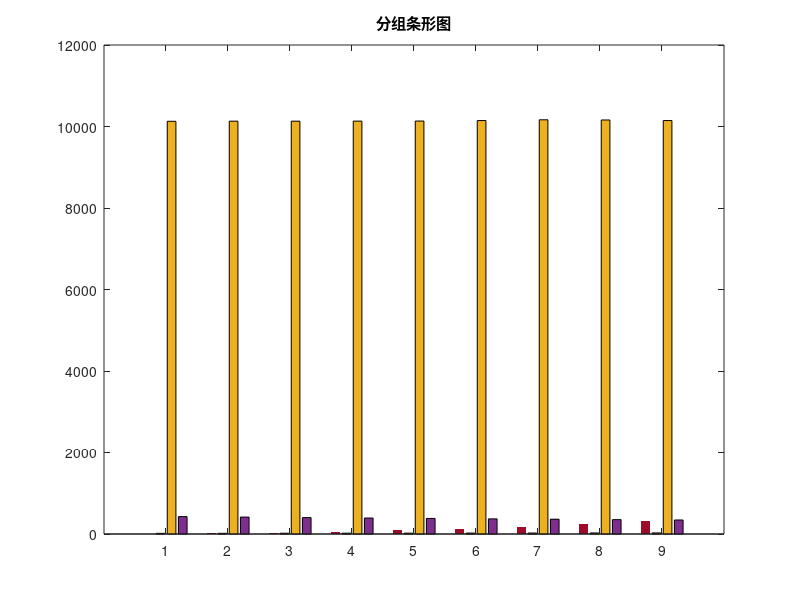

MATLAB code for this plot: (Note: this script raises an error after producing the figure.)
%Group bar chart of predator ralationship between zooplankton and sea lamprey

MAX=[10128 	10131 	10131 	10132 	10134 	10146 	10165 	10160 	10146 ;
427 	415 	403 	392 	382 	372 	363 	353 	344 ];

MIN=[8 	18 	34 	57 	89 	129 	180 	242 	314 ;
16 	17 	19 	20 	21 	23 	24 	26 	27]; 
%k2 is divided into 9 parts,every part is 0.22. 
%So,k2 is as follows:0.2840、0.3195、0.3550、 0.3905、0.4260、0.4615、0.4970、0.5325、 0.5680；

m=bar([MIN;MAX]',"grouped");
title("分组条形图");

set(m(1),'EdgeColor','none','facecolor',[0.61,0.05,0.16],'FaceAlpha',.5);
set(m(2),'EdgeColor','none','facecolor',[0.26, 0.45, 0.77],'FaceAlpha',.5);
set(m(3),'EdgeColor','none','facecolor',[ 240,230,140]./360,'FaceAlpha',.5);
set(m(4),'EdgeColor','none','facecolor',[127,255,170]./360,'FaceAlpha',.5);
legend('MIN zooplankton','MIN sea lamprey','MAX zooplankton','MAX sea lamprey','FontName','Times New Roman','Linewidth', 2);
xlabel('The death rate of sea lamprey','FontName','Times New Roman','Linewidth', 2);
ylabel('The number of two spices','FontName','Times New Roman','Linewidth', 2);
title('Comparison of Changing Trends——MIN and MAX','FontName','Times New Roman','Linewidth', 2)
legend('boxoff');
loca={'0.2840','0.3195','0.3550','0.3905','0.4260','0.4615','0.4970','0.5325','0.5680'};
set(gca,'XTickLabel',loca);

% figure
% m=bar([MIN]',"grouped");
% 
% set(m(1),'EdgeColor','none','facecolor',[0.61,0.05,0.16],'FaceAlpha',.2);
% set(m(2),'EdgeColor','none','facecolor',[152,251,152]./360,'FaceAlpha',.2);
% 
% xlabel('The death rate of sea lamprey','FontName','Times New Roman','Linewidth', 2);
% ylabel('The minimum of two spices / (×10^2)','FontName','Times New Roman','Linewidth', 2);
% title('Changing Tendency','FontName','Times New Roman','Linewidth', 2)
% 
% xtips1 = m(1).XEndPoints;
% ytips1 = m(1).YEndPoints;
% labels1 = string(m(1).YData);
% text(xtips1,ytips1,labels1,'HorizontalAlignment','center',...
%     'VerticalAlignment','bottom')
% 
% xtips2 = m(2).XEndPoints;
% ytips2 = m(2).YEndPoints;
% labels2 = string(m(2).YData);
% text(xtips2,ytips2,labels2,'HorizontalAlignment','center',...
%     'VerticalAlignment','bottom')
% 
% loca={'0.2840','0.3195','0.3550','0.3905','0.4260','0.4615','0.4970','0.5325','0.5680'};
% set(gca,'XTickLabel',loca);
% 
% hold on;
% g=plot(0.5.*[MIN]','-o','Linewidth',2);
% set(g(1),'color','#9F9FD5');
% set(g(2),'color','#F0E68C');
% legend('MIN-zooplankton','MIN-sea lamprey','Changing Tendency Line 1','Changing Tendency Line 2','FontName','Times New Roman','Linewidth', 2);
% legend('boxoff');
